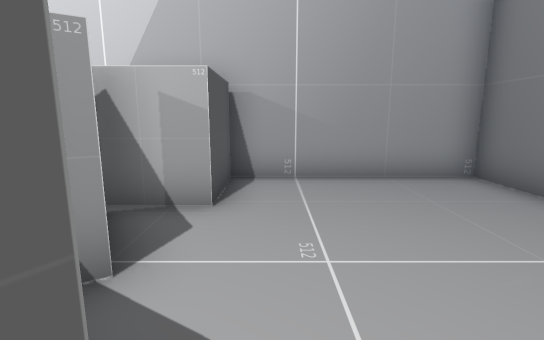
[1] (above)

16 first-person views from a walk through a 3-D level made in the Unity game engine. The camera is 1.3 m above the floor, tilts 10° down and sees 85° across. The floor is counted in squares, 1 m on a side. Each view is taken from the middle of a square. On the plan, view 1 faces up. The plan holds only what a view shows up to about 14 squares ahead; the rest is blank. The place goes on beyond the plan. The player character is not drawn.

[2]
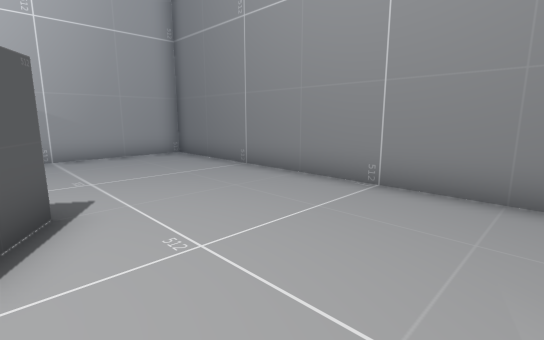

[3]
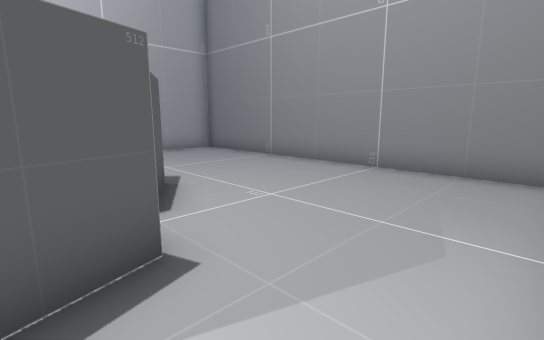

[4]
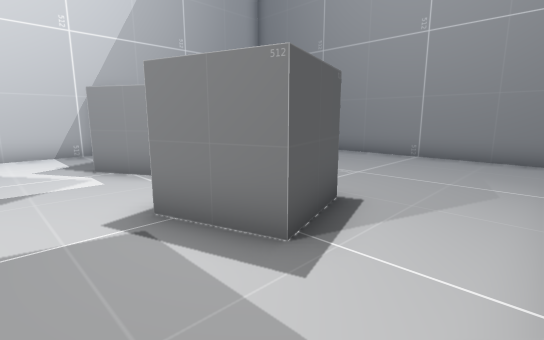

[5]
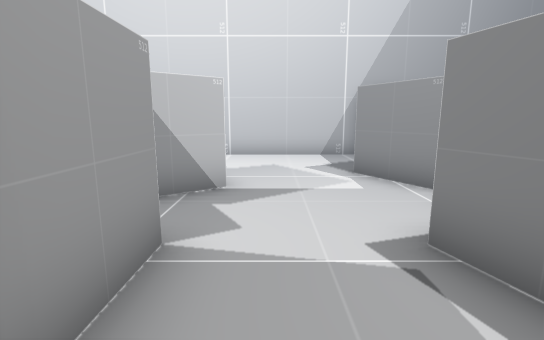

[6]
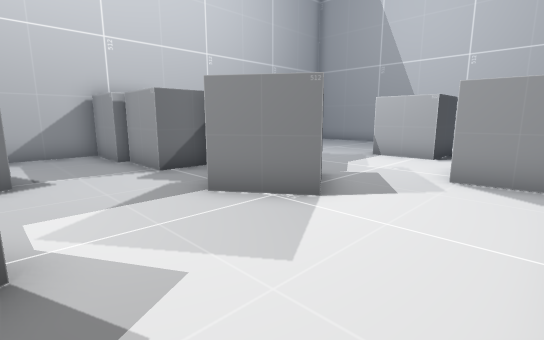

[7]
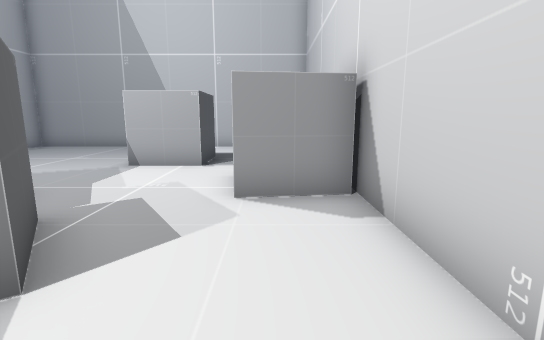

[8]
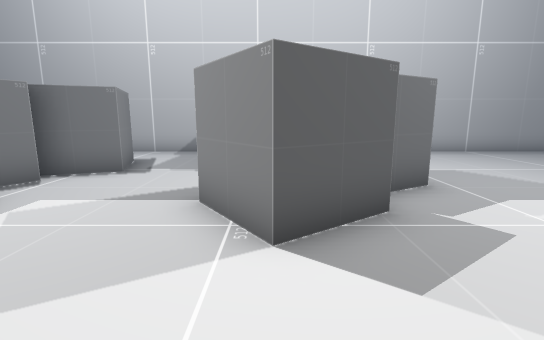

[9]
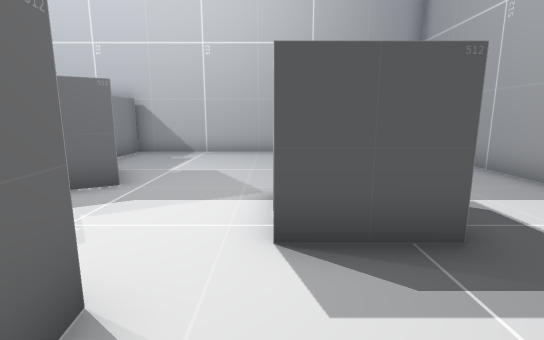

[10]
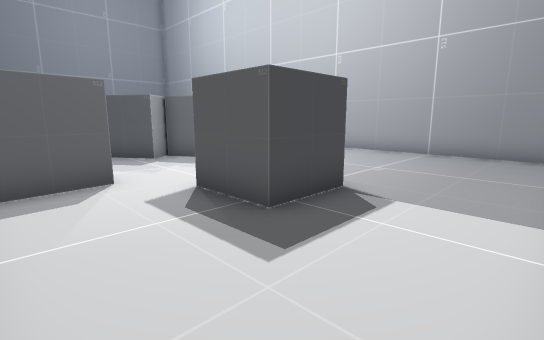

[11]
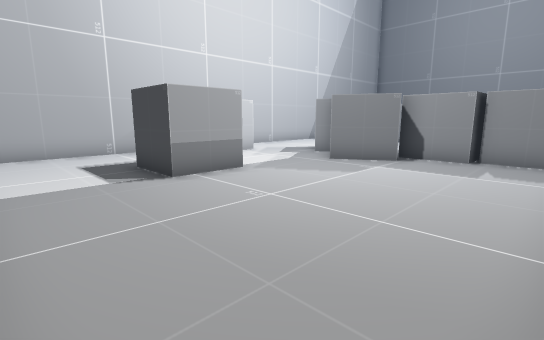

[12]
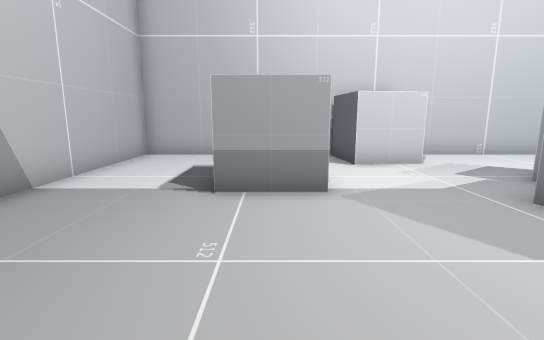

[13]
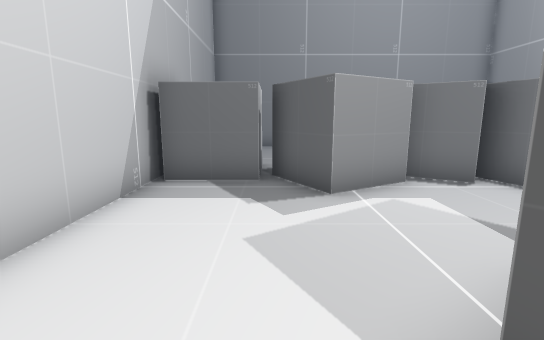

[14]
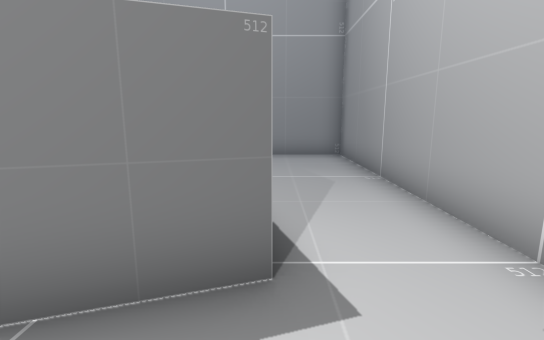

[15]
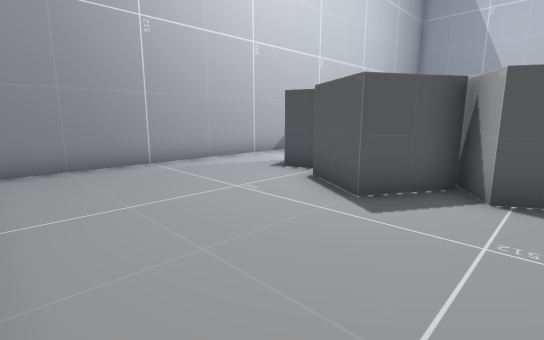

[16]
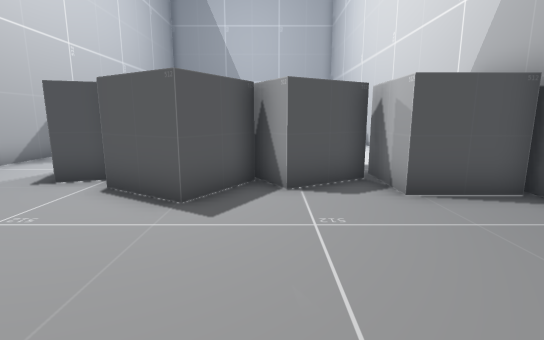

### Floor plan
Points are (right, up) in squares from view 1. A wall is a line through its corners. A room is listed if a view was taken in it or the views show most of it. See-through windows are left out.
Room 1 (views 1, 2, 15, 16)
walls: (-2.2, -1.4) (-1.9, -2.4) (-2.8, -2.7); (-2.2, 1.7) (-0.4, 0.6) (-1.5, -1.2); (-2.3, 4) (-1.3, 2.3); (-2.4, -5.4) (4.5, -5.4) (4.5, 6.5) (-1.3, 6.5); (-0.9, 6.4) (-0.9, 4.3) (-2.9, 4.3)
ways out: opening at (-3, -4.5) to room 2
Room 2 (views 3, 4, 5, 6, 7, 8, 13, 14)
walls: (-3, 1.2) (-4.1, 3) (-2.3, 4); (-3.2, -0.2) (-2.5, 1); (-9.6, 2) (-8, 3.1) (-6.9, 1.5) (-8, 0.7); (-2.9, 4.3) (-2.9, 6.4); (-8.6, -1.1) (-7.1, -1.1) (-7.2, -3.2); (-6.9, -3.2) (-6.9, -5.4) (-2.4, -5.4); (-2.8, -2.7) (-3.8, -3) (-4.4, -1.1) (-2.5, -0.5); (-2.3, 6.5) (-11.5, 6.5); (-11, 6.5) (-10.7, 4.4)
ways out: opening at (-3, -4.5) to room 1; opening at (-10, 3) to room 3
Room 3 (views 9, 10, 11, 12)
walls: (-16, 1.1) (-16, 3.1) (-14, 3.1) (-14, 1.1) (-16, 1.1); (-10, -1.4) (-11, 0.4) (-9.2, 1.4) (-9.6, 2); (-10.7, 4.4) (-12.7, 4.1) (-13, 6.2); (-14.6, 6.5) (-19.5, 6.5) (-19.5, -5.4) (-8.9, -5.4) (-8.9, -3.1); (-9.2, -3.1) (-9.1, -1)
ways out: opening at (-10, 3) to room 2

Where each view was taken, in squares from view 1:
view 1: 0 up, 0 right, facing up
view 2: 4 down, 1 left, facing up-right
view 3: 5 down, 3 left, facing up-right
view 4: 5 down, 6 left, facing up-right
view 5: 4 down, 6 left, facing up
view 6: 6 up, 4 left, facing down-left
view 7: 5 up, 6 left, facing left
view 8: 6 up, 8 left, facing down
view 9: 6 up, 14 left, facing down
view 10: 6 up, 19 left, facing down-right
view 11: 5 down, 19 left, facing up-right
view 12: 4 down, 15 left, facing up
view 13: 4 up, 9 left, facing right
view 14: 3 down, 6 left, facing right
view 15: 3 up, 4 right, facing down-left
view 16: 2 up, 4 right, facing left
